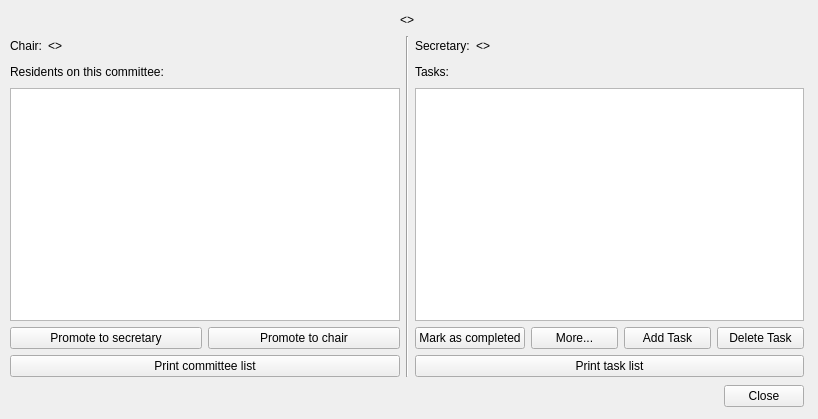
<ui version="4.0" >
 <class>CommitteeInformationObject</class>
 <widget class="QWidget" name="CommitteeInformationObject" >
  <property name="geometry" >
   <rect>
    <x>0</x>
    <y>0</y>
    <width>818</width>
    <height>419</height>
   </rect>
  </property>
  <property name="windowTitle" >
   <string>Committee Information</string>
  </property>
  <widget class="QWidget" name="layoutWidget" >
   <property name="geometry" >
    <rect>
     <x>10</x>
     <y>10</y>
     <width>794</width>
     <height>399</height>
    </rect>
   </property>
   <layout class="QVBoxLayout" name="verticalLayout_7" >
    <item>
     <layout class="QHBoxLayout" name="horizontalLayout_7" >
      <item>
       <spacer name="horizontalSpacer" >
        <property name="orientation" >
         <enum>Qt::Horizontal</enum>
        </property>
        <property name="sizeHint" stdset="0" >
         <size>
          <width>40</width>
          <height>20</height>
         </size>
        </property>
       </spacer>
      </item>
      <item>
       <widget class="QLabel" name="committeeNameLabel" >
        <property name="text" >
         <string>&lt;&lt;COMMITTEE NAME>></string>
        </property>
       </widget>
      </item>
      <item>
       <spacer name="horizontalSpacer_2" >
        <property name="orientation" >
         <enum>Qt::Horizontal</enum>
        </property>
        <property name="sizeHint" stdset="0" >
         <size>
          <width>40</width>
          <height>20</height>
         </size>
        </property>
       </spacer>
      </item>
     </layout>
    </item>
    <item>
     <layout class="QHBoxLayout" name="horizontalLayout_11" >
      <item>
       <layout class="QVBoxLayout" name="verticalLayout_5" >
        <item>
         <layout class="QHBoxLayout" name="horizontalLayout_6" >
          <item>
           <layout class="QHBoxLayout" name="horizontalLayout_8" >
            <item>
             <widget class="QLabel" name="label" >
              <property name="text" >
               <string>Chair:</string>
              </property>
             </widget>
            </item>
            <item>
             <widget class="QLabel" name="cNameLabel" >
              <property name="text" >
               <string>&lt;&lt;CHAIR NAME>></string>
              </property>
             </widget>
            </item>
           </layout>
          </item>
          <item>
           <spacer name="horizontalSpacer_3" >
            <property name="orientation" >
             <enum>Qt::Horizontal</enum>
            </property>
            <property name="sizeHint" stdset="0" >
             <size>
              <width>40</width>
              <height>20</height>
             </size>
            </property>
           </spacer>
          </item>
         </layout>
        </item>
        <item>
         <layout class="QVBoxLayout" name="verticalLayout_3" >
          <item>
           <layout class="QVBoxLayout" name="verticalLayout" >
            <item>
             <layout class="QHBoxLayout" name="horizontalLayout_3" >
              <item>
               <widget class="QLabel" name="residentTableLabel" >
                <property name="text" >
                 <string>Residents on this committee:</string>
                </property>
               </widget>
              </item>
              <item>
               <spacer name="residentSpacer" >
                <property name="orientation" >
                 <enum>Qt::Horizontal</enum>
                </property>
                <property name="sizeHint" stdset="0" >
                 <size>
                  <width>118</width>
                  <height>20</height>
                 </size>
                </property>
               </spacer>
              </item>
             </layout>
            </item>
            <item>
             <widget class="QTableView" name="constituentView" >
              <property name="editTriggers" >
               <set>QAbstractItemView::NoEditTriggers</set>
              </property>
              <property name="selectionBehavior" >
               <enum>QAbstractItemView::SelectRows</enum>
              </property>
             </widget>
            </item>
            <item>
             <layout class="QHBoxLayout" name="horizontalLayout" >
              <item>
               <widget class="QPushButton" name="promoteSecretaryButton" >
                <property name="text" >
                 <string>Promote to secretary</string>
                </property>
               </widget>
              </item>
              <item>
               <widget class="QPushButton" name="promoteChairButton" >
                <property name="text" >
                 <string>Promote to chair</string>
                </property>
               </widget>
              </item>
             </layout>
            </item>
           </layout>
          </item>
          <item>
           <widget class="QPushButton" name="printCommitteeButton" >
            <property name="text" >
             <string>Print committee list</string>
            </property>
           </widget>
          </item>
         </layout>
        </item>
       </layout>
      </item>
      <item>
       <widget class="Line" name="dividingLine" >
        <property name="orientation" >
         <enum>Qt::Vertical</enum>
        </property>
       </widget>
      </item>
      <item>
       <layout class="QVBoxLayout" name="verticalLayout_6" >
        <item>
         <layout class="QHBoxLayout" name="horizontalLayout_10" >
          <item>
           <layout class="QHBoxLayout" name="horizontalLayout_9" >
            <item>
             <widget class="QLabel" name="label_2" >
              <property name="text" >
               <string>Secretary:</string>
              </property>
             </widget>
            </item>
            <item>
             <widget class="QLabel" name="sNameLabel" >
              <property name="text" >
               <string>&lt;&lt;SECRETARY NAME>></string>
              </property>
             </widget>
            </item>
           </layout>
          </item>
          <item>
           <spacer name="horizontalSpacer_4" >
            <property name="orientation" >
             <enum>Qt::Horizontal</enum>
            </property>
            <property name="sizeHint" stdset="0" >
             <size>
              <width>40</width>
              <height>20</height>
             </size>
            </property>
           </spacer>
          </item>
         </layout>
        </item>
        <item>
         <layout class="QVBoxLayout" name="verticalLayout_4" >
          <item>
           <layout class="QVBoxLayout" name="verticalLayout_2" >
            <item>
             <layout class="QHBoxLayout" name="horizontalLayout_4" >
              <item>
               <widget class="QLabel" name="taskTableLabel" >
                <property name="text" >
                 <string>Tasks:</string>
                </property>
               </widget>
              </item>
              <item>
               <spacer name="taskSpacer" >
                <property name="orientation" >
                 <enum>Qt::Horizontal</enum>
                </property>
                <property name="sizeHint" stdset="0" >
                 <size>
                  <width>40</width>
                  <height>20</height>
                 </size>
                </property>
               </spacer>
              </item>
             </layout>
            </item>
            <item>
             <widget class="QTableView" name="taskView" >
              <property name="editTriggers" >
               <set>QAbstractItemView::NoEditTriggers</set>
              </property>
              <property name="selectionBehavior" >
               <enum>QAbstractItemView::SelectRows</enum>
              </property>
              <property name="sortingEnabled" >
               <bool>false</bool>
              </property>
             </widget>
            </item>
            <item>
             <layout class="QHBoxLayout" name="horizontalLayout_2" >
              <item>
               <widget class="QPushButton" name="markTaskCompletedButton" >
                <property name="text" >
                 <string>Mark as completed</string>
                </property>
               </widget>
              </item>
              <item>
               <widget class="QPushButton" name="moreButton" >
                <property name="text" >
                 <string>More...</string>
                </property>
               </widget>
              </item>
              <item>
               <widget class="QPushButton" name="addTaskButton" >
                <property name="text" >
                 <string>Add Task</string>
                </property>
               </widget>
              </item>
              <item>
               <widget class="QPushButton" name="deleteTaskButton" >
                <property name="text" >
                 <string>Delete Task</string>
                </property>
               </widget>
              </item>
             </layout>
            </item>
           </layout>
          </item>
          <item>
           <widget class="QPushButton" name="printTaskButton" >
            <property name="text" >
             <string>Print task list</string>
            </property>
           </widget>
          </item>
         </layout>
        </item>
       </layout>
      </item>
     </layout>
    </item>
    <item>
     <layout class="QHBoxLayout" name="horizontalLayout_5" >
      <item>
       <spacer name="closeButtonSpacer" >
        <property name="orientation" >
         <enum>Qt::Horizontal</enum>
        </property>
        <property name="sizeHint" stdset="0" >
         <size>
          <width>535</width>
          <height>26</height>
         </size>
        </property>
       </spacer>
      </item>
      <item>
       <widget class="QPushButton" name="closeButton" >
        <property name="text" >
         <string>Close</string>
        </property>
       </widget>
      </item>
     </layout>
    </item>
   </layout>
  </widget>
 </widget>
 <resources/>
 <connections/>
</ui>
